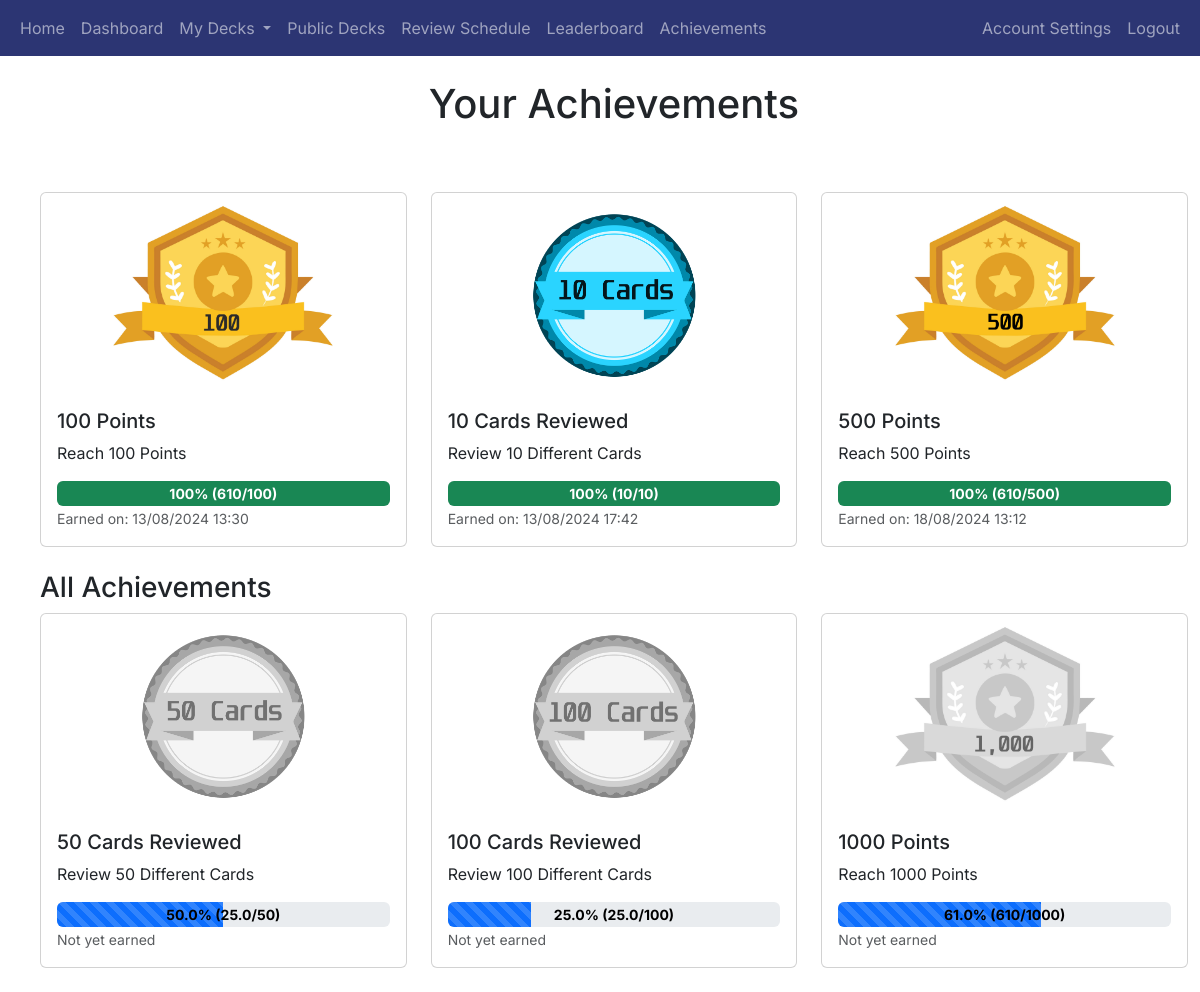
Page /user_achievements (signed in) on the committed database.
### app/gamification/models.py (models this page shows)
class Achievement(db.Model):
    achievement_id = db.Column(db.Integer, primary_key=True)
    name = db.Column(db.String(100), nullable=False)
    description = db.Column(db.String(255), nullable=False)
    points = db.Column(db.Integer, nullable=False, default=0)
    badge_image = db.Column(db.String(255), nullable=False)
    target = db.Column(db.Integer, nullable=False, default=0)  # Add this line
    users = db.relationship('UserAchievement', back_populates='achievement', cascade='all, delete-orphan')

class UserAchievement(db.Model):
    id = db.Column(db.Integer, primary_key=True)
    user_id = db.Column(db.Integer, db.ForeignKey('user.user_id'), nullable=False)
    achievement_id = db.Column(db.Integer, db.ForeignKey('achievement.achievement_id'), nullable=False)
    date_earned = db.Column(db.DateTime, default=datetime.utcnow, nullable=False)
    user = db.relationship('User', back_populates='achievements')
    achievement = db.relationship('Achievement', back_populates='users')

### app/auth/models.py (models this page shows, shortened)
class User(db.Model, UserMixin):
    user_id = db.Column(db.Integer, primary_key=True)
    username = db.Column(db.String(80), unique=True, nullable=False)
    email = db.Column(db.String(120), unique=True, nullable=False)
    password_hash = db.Column(db.String(256), nullable=False)
    points = db.Column(db.Integer, default=0)  # Add points column
    achievements = db.relationship('UserAchievement', back_populates='user', cascade='all, delete-orphan')
    login_events = db.relationship('LoginEvent', backref='user', cascade='all, delete-orphan', lazy=True)
    decks = db.relationship('Deck', backref='user', cascade='all, delete-orphan', lazy=True)

### app/gamification/routes.py (the view)
@gamification_blueprint.route('/user_achievements')
@login_required
def user_achievements():
    user_achievements = UserAchievement.query.filter_by(user_id=current_user.user_id).all()
    all_achievements = Achievement.query.all()
    user_achievements_dict = {ua.achievement_id: ua for ua in user_achievements}
    achievements_with_progress = [
        {
            'achievement': ua,
            'progress': calculate_progress(ua),
            'formatted_date': ua.date_earned.strftime('%d/%m/%Y %H:%M')  # Format the date here
        } for ua in user_achievements
    ]
    all_achievements_with_progress = [
        {
            'achievement': achievement,
            'progress': calculate_progress_all(achievement)
        } for achievement in all_achievements if achievement.achievement_id not in user_achievements_dict
    ]
    return render_template(
        'user_achievements.html',
        achievements_with_progress=achievements_with_progress,
        all_achievements_with_progress=all_achievements_with_progress,
        user_achievements=user_achievements_dict
    )

### app/__init__.py (called while the page is built)
@login_manager.user_loader
def load_user(user_id):
    return User.query.get(int(user_id))

@app.template_filter('to_uk_time')
def to_uk_time(date):
    if date.tzinfo is None:  # If the datetime is naive, assume it's in UTC
        date = pytz.utc.localize(date)
    uk_date = date.astimezone(uk_timezone)
    return uk_date.strftime('%d/%m/%Y %H:%M')

### app/gamification/routes.py (called while the page is built)
def calculate_progress(user_achievement):
    total_unique_cards_reviewed = db.session.query(ReviewOutcome.card_id).filter_by(user_id=current_user.user_id).distinct().count()
    if "Cards Reviewed" in user_achievement.achievement.name:
        if user_achievement.achievement.target > 0:
            progress = (total_unique_cards_reviewed / int(user_achievement.achievement.target)) * 100
            return min(progress, 100)
    else:  # Otherwise, it must be a points-based achievement
        if user_achievement.achievement.target > 0:
            progress = (current_user.points / user_achievement.achievement.target) * 100
            return min(progress, 100)
    return 0

def calculate_progress_all(achievement):
    total_unique_cards_reviewed = db.session.query(ReviewOutcome.card_id).filter_by(user_id=current_user.user_id).distinct().count()
    if "Cards Reviewed" in achievement.name:
        if achievement.target > 0:
            return min((total_unique_cards_reviewed / int(achievement.target)) * 100, 100)
    else:  # Otherwise, it must be a points-based achievement
        if achievement.target > 0:
            return min((current_user.points / achievement.target) * 100, 100)
    return 0

### app/gamification/templates/user_achievements.html (shortened to what this page needs)
{% extends "base.html" %}
{% block heading %}Your Achievements{% endblock %}
{% block content %}
<div class="container mt-4">
    <div class="row">
        {% for entry in achievements_with_progress %}
            <div class="col-md-4 mb-4">
                <div class="card">
                    <img src="{{ url_for('static', filename=entry['achievement'].achievement.badge_image) }}" class="card-img-top" alt="{{ entry['achievement'].achievement.name }}">
                    <div class="card-body">
                        <h5 class="card-title">{{ entry['achievement'].achievement.name }}</h5>
                        <p class="card-text">{{ entry['achievement'].achievement.description }}</p>
                        <div class="progress position-relative" style="height: 25px;">
                            <div class="progress-bar bg-success" role="progressbar" style="width: {{ entry['progress'] if entry['progress'] <= 100 else 100 }}%;" aria-valuenow="{{ entry['progress'] if entry['progress'] <= 100 else 100 }}" aria-valuemin="0" aria-valuemax="100">
                                <span class="position-absolute w-100 text-center" style="color: white; font-size: 14px; font-weight: bold;">
                                    {% if "Cards Reviewed" in entry['achievement'].achievement.name %}
                                        {{ entry['progress'] | round(1) }}% ({{ entry['progress'] * (entry['achievement'].achievement.target) // 100 }}/{{ entry['achievement'].achievement.target }})
                                    {% else %}
                                        {{ entry['progress'] | round(1) }}% ({{ current_user.points }}/{{ entry['achievement'].achievement.target }})
                                    {% endif %}
                                </span>
                            </div>
                        </div>
                        <p class="card-text">
                            <small class="text-muted">Earned on: {{ entry['achievement'].date_earned | to_uk_time }}</small>
                        </p>
                    </div>
                </div>
            </div>
        {% endfor %}
    </div>
    <div class="row">
        <h3>All Achievements</h3>
        {% for entry in all_achievements_with_progress %}
            {% if entry['achievement'].achievement_id not in user_achievements %}
                <div class="col-md-4 mb-4">
                    <div class="card unearned">
                        <img src="{{ url_for('static', filename=entry['achievement'].badge_image) }}" class="card-img-top achievement-image" alt="{{ entry['achievement'].name }}">
                        <div class="card-body">
                            <h5 class="card-title">{{ entry['achievement'].name }}</h5>
                            <p class="card-text">{{ entry['achievement'].description }}</p>
                            <div class="progress position-relative" style="height: 25px;">
                                <div class="progress-bar progress-bar-striped" role="progressbar" style="width: {{ entry['progress'] if entry['progress'] <= 100 else 100 }}%;" aria-valuenow="{{ entry['progress'] if entry['progress'] <= 100 else 100 }}" aria-valuemin="0" aria-valuemax="100">
                                    <span class="position-absolute w-100 text-center" style="color: black; font-size: 14px; font-weight: bold;">
                                        {% if "Cards Reviewed" in entry['achievement'].name %}
                                            {{ entry['progress'] | round(1) }}% ({{ entry['progress'] * (entry['achievement'].target) // 100 }}/{{ entry['achievement'].target }})
                                        {% else %}
                                            {{ entry['progress'] | round(1) }}% ({{ current_user.points }}/{{ entry['achievement'].target }})
                                        {% endif %}
                                    </span>
                                </div>
                            </div>
                            {% if entry['achievement'].achievement_id in user_achievements %}
                                <p class="card-text">
                                    <small class="text-muted">Earned on: {{ entry['achievement'].date_earned | to_uk_time }}</small>
                                </p>
                            {% else %}
                                <p class="card-text">
                                    <small class="text-muted">Not yet earned</small>
                                </p>
                            {% endif %}
                        </div>
                    </div>
                </div>
            {% endif %}
        {% endfor %}
    </div>
</div>
{% endblock %}

### app/static/styles.css (style rules this page uses)
.card-img-top { width: 100%; height: auto; max-height: 200px; object-fit: contain; }
.card.unearned .card-img-top { filter: grayscale(100%); opacity: 0.6; }

### app/templates/base.html (style rules this page uses)
body { font-family: 'Inter', sans-serif; }
h1, h2, h3, h4, h5, h6, p, a { font-family: 'Inter', sans-serif; }

### rows in the picture
Achievement: badge_image (picture), achievement.achievement.name "100 Points", achievement.achievement.description "Reach 100 Points", achievement.achievement.target "100"
User: points "610" "610", points "610"
UserAchievement: achievement.date_earned|to_uk_time "13/08/2024 13:30"
Achievement: badge_image (picture), achievement.achievement.name "10 Cards Reviewed", achievement.achievement.description "Review 10 Different Cards", target "10", achievement.achievement.target "10"
UserAchievement: achievement.date_earned|to_uk_time "13/08/2024 17:42"
Achievement: badge_image (picture), achievement.achievement.name "500 Points", achievement.achievement.description "Reach 500 Points", achievement.achievement.target "500"
UserAchievement: achievement.date_earned|to_uk_time "18/08/2024 13:12"
Achievement: badge_image (picture), achievement.name "50 Cards Reviewed", achievement.description "Review 50 Different Cards", entry['progress']*(entry['achievement'].target)//100 "25.0", achievement.target "50"
Achievement: badge_image (picture), achievement.name "100 Cards Reviewed", achievement.description "Review 100 Different Cards", entry['progress']*(entry['achievement'].target)//100 "25.0", achievement.target "100"
Achievement: badge_image (picture), achievement.name "1000 Points", achievement.description "Reach 1000 Points", achievement.target "1000"

### other values in the picture
{{ entry['progress'] | round(1) }} "100" "100"
{{ entry['progress'] | round(1) }} "100"
{{ entry['progress'] | round(1) }} "50.0" "25.0"
{{ entry['progress'] | round(1) }} "61.0"
